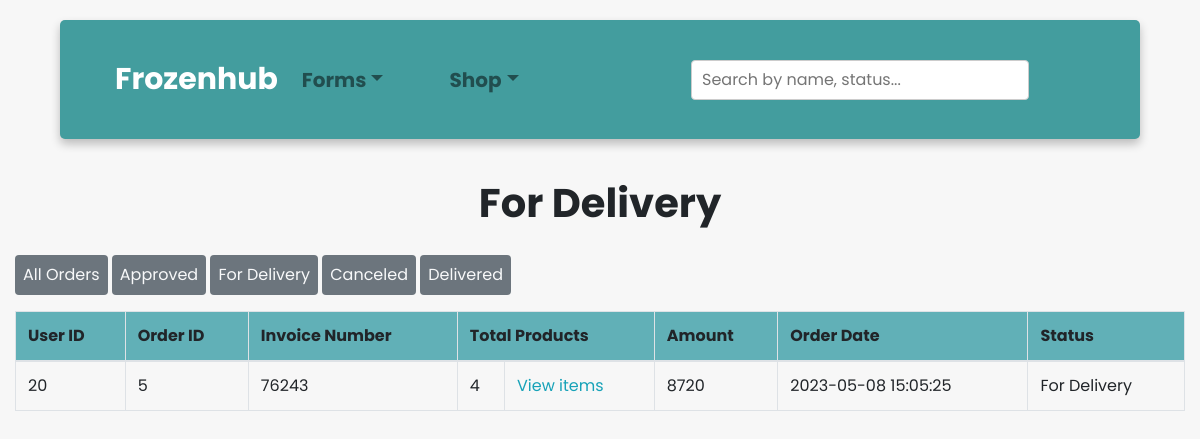
Screenshot of /admin/index.php?view_delivery (signed in) with the database file from the repository.
### tables this page shows
CREATE TABLE `order_details` (
  `order_id` int(4) NOT NULL,
  `user_id` int(11) NOT NULL,
  `items` int(11) NOT NULL,
  `invoice` varchar(255) NOT NULL DEFAULT '2023',
  `date` datetime NOT NULL DEFAULT current_timestamp() ON UPDATE current_timestamp(),
  `status` varchar(25) NOT NULL,
  `amount` varchar(25) NOT NULL
);

### admin/shop/view_delivery.php (the view)
<div class="container-fluid">
  <h1 class="text-center" style="padding: 20px; font-weight:bold">For Delivery</h1>
  <a href="index.php?view_orders" class="btn btn-secondary p-2 py-2 border-0 text-decoration-none text-light mb-3">All Orders</a>
  <a href="index.php?view_approved" class="btn btn-secondary p-2 py-2 border-0 text-decoration-none text-light mb-3">Approved</a>
  <a href="index.php?view_delivery" class="btn btn-secondary p-2 py-2 border-0 text-decoration-none text-light mb-3">For Delivery</a>
  <a href="index.php?view_cancel" class="btn btn-secondary p-2 py-2 border-0 text-decoration-none text-light mb-3">Canceled</a>
  <a href="index.php?view_complete" class="btn btn-secondary p-2 py-2 border-0 text-decoration-none text-light mb-3">Delivered</a>
  <table id="table" class="table table-stripped table-bordered">
  <thead style="background-color: #61b0b7;">
        <tr>
            <th> User ID </th>
            <th> Order ID </th>
            <th> Invoice Number</th>
            <th colspan ="2"> Total Products </th>
            <th> Amount </th>
            <th> Order Date </th>
            <th> Status </th>
        </tr>
    </thead>
    <tbody>
    <?php
                    $category_query="SELECT * FROM order_details WHERE `status` ='For Delivery' ";
                    $result_category= mysqli_query($conn,$category_query);
                    while($row = mysqli_fetch_assoc($result_category)) {
                      $user_id = $row['user_id'];
                      $order_id = $row['order_id'];
                      $invoice = $row['invoice'];
                      $date = $row['date'];
                      $items = $row['items'];
                      $status = $row['status'];
                      $total = $row['amount'];
                      echo'
                    <tr>
                        <td>'. $user_id .'</td>
                        <td>'.$order_id.'</td>
                        <td>'.$invoice .'</td>
                        <td>'. $items.'</td>
                        <td><a href="./shop/fetch_orders.php?order_id='.$order_id.'" class="text-decoration-none text-info">View items</a></td>
                        <td>'. $total.'</td>
                        <td>'.  $date.'</td>
                        <td>'. $status.'</td>
                    ';}?>
    </tbody>
        </table>

### rows the page displays
order_details: user "20", order_id "5", invoice "76243", items "4", amount "8720", date "2023-05-08 15:05:25", status "For Delivery"
